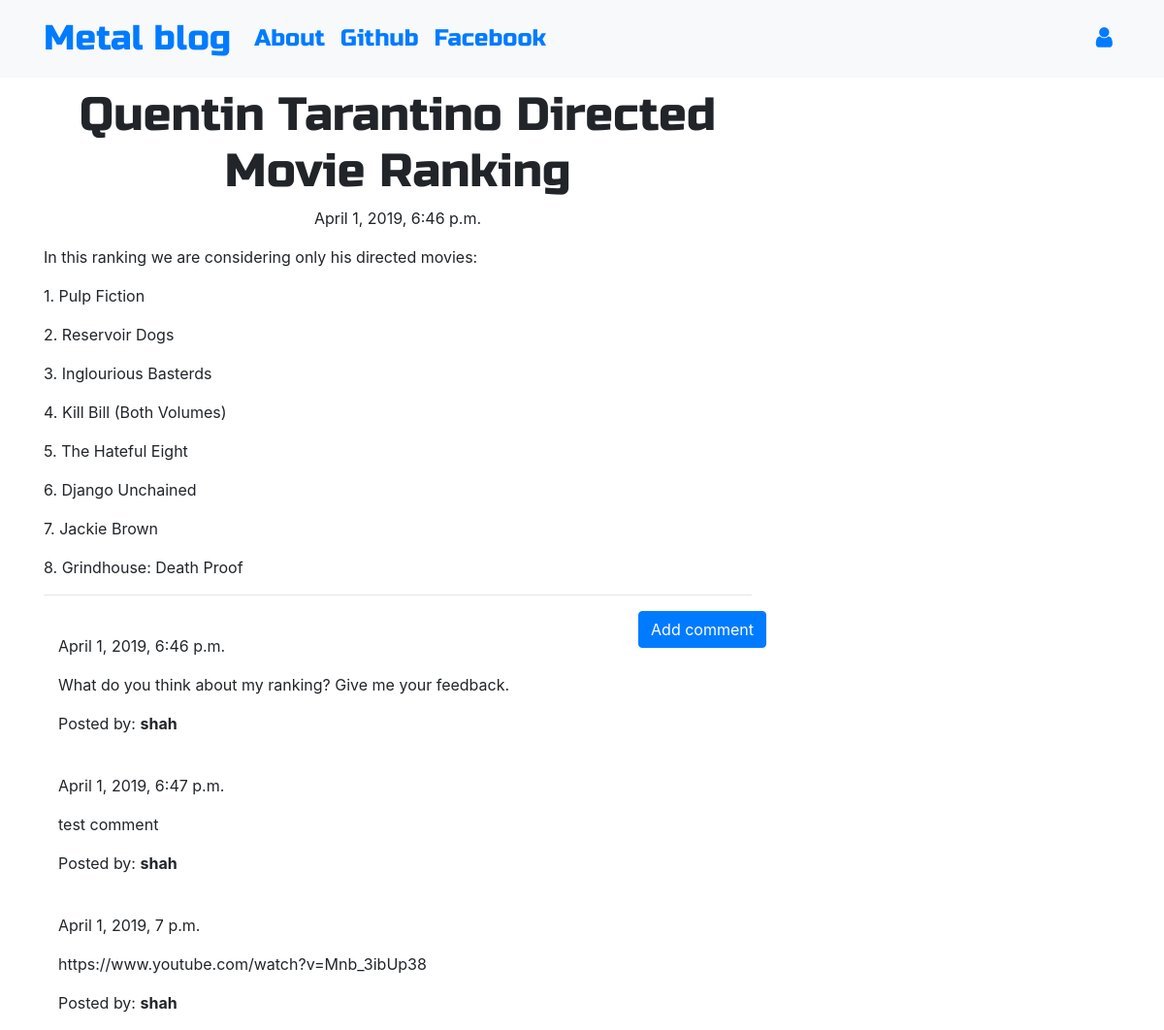
Screenshot of /post/2 with the database file from the repository.
### blog/models.py (models this page shows, shortened)
class Post(models.Model):
    author = models.ForeignKey('auth.User',on_delete=models.CASCADE)
    title = models.CharField(max_length=200)
    text = models.TextField()
    created_date = models.DateTimeField(default=timezone.now)
    published_date = models.DateTimeField(blank=True, null=True)

class Comment(models.Model):
    post = models.ForeignKey('blog.Post', related_name='comments',on_delete=models.CASCADE)
    author = models.CharField(max_length=200)
    text = models.TextField()
    created_date = models.DateTimeField(default=timezone.now)
    approved_comment = models.BooleanField(default=False)

### blog/views.py (the view)
# urls.py: path('post/<int:pk>', views.PostDetailView.as_view(), name='post_detail'),
class PostDetailView(DetailView):
    model = Post

### blog/templates/blog/post_detail.html (shortened to what this page needs)
{% extends 'blog/base.html' %}
{% block content %}
        <h1 class='posttitle loader'>{{ post.title }}</h1>
        {% if post.published_date %}
            <div class="date postdate">
                {{ post.published_date }}
            </div>
        {% else %}
            <a class="btn btn-outline-dark" href="{% url 'post_publish' pk=post.pk %}">Publish</a>
        {% endif %}
      <p class='postcontent' >{{ post.text|safe|linebreaksbr }}</p>
  <hr>
  <a class="btn btn-primary btn-comment" href="{% url 'add_comment_to_post' pk=post.pk %}">Add comment</a>
  <div class="container">
  {% for comment in post.comments.all %}
  <br>
      {% if user.is_authenticated or comment.approved_comment %}
              {{ comment.created_date }}
          <p>{{ comment.text|safe|linebreaks }}</p>
          <p>Posted by: <strong>{{ comment.author }}</strong></p>
      {% endif %}
  {% empty %}
      <p>No comments posted.</p>
  {% endfor %}
</div>
{% endblock %}

### blog/templates/blog/base.html (shortened to what this page needs)
<!DOCTYPE html>
{% load static %}
<html>
  <head>
    <link rel="stylesheet" href="https://stackpath.bootstrapcdn.com/bootstrap/4.1.3/css/bootstrap.min.css"
>
    <link href="https://maxcdn.bootstrapcdn.com/font-awesome/4.7.0/css/font-awesome.min.css" rel="stylesheet">
    <link rel="stylesheet" href="//cdn.jsdelivr.net/medium-editor/latest/css/medium-editor.min.css" type="text/css" media="screen" charset="utf-8">
    <link rel="stylesheet" href="{% static 'css/blog.css' %}">
  </head>
  <body class=loader>
    <nav class="navbar navbar-expand-lg bg-light techfont">
      <div class="container">
        <div class="navbar-nav align-items-center">
          <a class="navbar-brand bigbrand" href="{% url 'post_list' %}">Metal blog</a>
          <a class="nav-item nav-link" href="{% url 'about' %}">About</a>
          <a class="nav-item nav-link" href="https://github.com/">Github</a>
          <a class="nav-item nav-link" href="https://www.facebook.com/MetalGroupWLFS/">Facebook</a>
        </div>
        <div class="navbar-nav align-items-center ml-auto">
          {% if user.is_authenticated %}
            <a class="nav-item nav-link" href="{% url 'post_new' %}">New Post</a>
            <a class="nav-item nav-link" href="{% url 'post_draft_list' %}">Drafts</a>
            <a class="nav-item nav-link" href="{% url 'logout' %}">Log out</a>
            <a >Welcome: {{ user.username }}</a>
          {% else %}
            <a class="nav-item nav-link" href="{% url 'login' %}" aria-label="Login">
              <span class="fa fa-user" aria-hidden="true"></span></a>
          {% endif %}
        </div>
      </div>
    </nav>
          <div class="content container">
              <div class="row">
                  <div class="col-md-8">
                    <div class="blog_posts">
                      {% block content %}
                      {% endblock %}
                    </div>
                  </div>
              </div>
          </div>
  </body>
</html>

### blog/static/css/blog.css (style rules this page uses)
.techfont { font-family: 'Russo One', sans-serif; font-size: 1.5em; margin-bottom: 10px; }
.postdate { text-align: center; }
.posttitle { font-family: 'Russo One', sans-serif; font-size: 3em; text-align: center; }
.postcontent { font-family: 'Montserrat'; font-size: 1.5em; }
.btn-comment { position: absolute; right: 0px; }
.bigbrand { font-size: 1.5em; }
.loader { filter:hue-rotate(0deg); color: linear-gradient(45deg,#0f8,#08f); animation:hue 5000ms infinite linear; }

### rows the page displays
Post: title "Quentin Tarantino Directed Movie Ranking", published_date "April 1, 2019, 6:46 p.m.", text "In this ranking we are considering only his directed movies: 1. Pulp Fiction 2. Reservoir Dogs 3. Inglourious Basterds 4. Kill Bill (Both Volumes) 5. The Hateful Eight 6. Django Unchained 7. Jackie Brown 8. Grindhouse: Death Proof"
Comment: created_date "April 1, 2019, 6:46 p.m.", text "What do you think about my ranking? Give me your feedback.", author "shah"
Comment: created_date "April 1, 2019, 6:47 p.m.", text "test comment", author "shah"
Comment: created_date "April 1, 2019, 7 p.m.", text "https://www.youtube.com/watch?v=Mnb_3ibUp38", author "shah"
